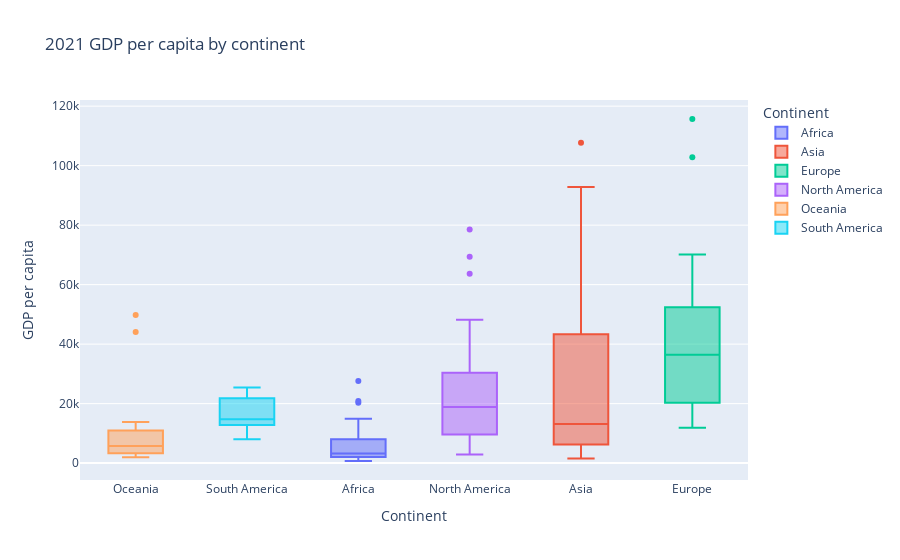

Write notebook code for a chart like this one.
### Markdown cell above
- **every continent has high gdp countries that produce well outside the upper whisker limit**
- **the IQR for Asia, North America, and Europe are much bigger, suggesting more variability in the GDP per capita on those continents**
- **Africa, Oceania, and South America have smaller IQR and range in general indicating less variability in the AGDP for those continents**

### Code cell
fig = (
    px.box(gdp_2021_continent,
           x='Continent',
           y='GDP_Per_Capita',
           title='2021 GDP per capita by continent',
           color='Continent')
    .update_xaxes(categoryorder='total ascending')
    .update_layout(yaxis_title="GDP per capita")
)
fig

### Figure 1 — Plotly figure (JSON) as saved in the notebook; plotly's stock layout.template omitted (floating-point values rounded to 4 significant figures)
{"data": [{"alignmentgroup": "True", "hovertemplate": "Continent=%{x}<br>GDP_Per_Capita=%{y}<extra></extra>", "legendgroup": "Africa", "marker": {"color": "#636efa"}, "name": "Africa", "notched": false, "offsetgroup": "Africa", "orientation": "v", "showlegend": true, "type": "box", "x": ["Africa", "Africa", "Africa", "Africa", "Africa", "Africa", "Africa", "Africa", "Africa", "Africa", "Africa", "Africa", "Africa", "Africa", "Africa", "Africa", "Africa", "Africa", "Africa", "Africa", "Africa", "Africa", "Africa", "Africa", "Africa", "Africa", "Africa", "Africa", "Africa", "Africa", "Africa", "Africa", "Africa", "Africa", "Africa", "Africa", "Africa", "Africa", "Africa", "Africa", "Africa", "Africa", "Africa", "Africa", "Africa", "Africa", "Africa", "Africa", "Africa", "Africa"], "x0": " ", "xaxis": "x", "y": [2115.0, 1425.0, 4923.0, 1187.0, 3234.0, 9209.0, 1074.0, 1227.0, 4913.0, 8058.0, 20900.0, 12180.0, 5308.0, 14640.0, 2121.0, 8857.0, 2319.0, 1491.0, 13810.0, 1482.0, 5435.0, 20270.0, 1423.0, 2293.0, 2640.0, 1831.0, 3237.0, 4746.0, 837.5, 3700.0, 3229.0, 1615.0, 10400.0, 2246.0, 2583.0, 3701.0, 5912.0, 13310.0, 3322.0, 1137.0, 11030.0, 2077.0, 27640.0, 2137.0, 3512.0, 2238.0, 2180.0, 714.1, 6593.0, 14910.0], "y0": " ", "yaxis": "y"}, {"alignmentgroup": "True", "hovertemplate": "Continent=%{x}<br>GDP_Per_Capita=%{y}<extra></extra>", "legendgroup": "Asia", "marker": {"color": "#EF553B"}, "name": "Asia", "notched": false, "offsetgroup": "Asia", "orientation": "v", "showlegend": true, "type": "box", "x": ["Asia", "Asia", "Asia", "Asia", "Asia", "Asia", "Asia", "Asia", "Asia", "Asia", "Asia", "Asia", "Asia", "Asia", "Asia", "Asia", "Asia", "Asia", "Asia", "Asia", "Asia", "Asia", "Asia", "Asia", "Asia", "Asia", "Asia", "Asia", "Asia", "Asia", "Asia", "Asia", "Asia", "Asia", "Asia", "Asia", "Asia", "Asia", "Asia", "Asia"], "x0": " ", "xaxis": "x", "y": [4934.0, 7847.0, 45650.0, 44230.0, 5641.0, 26110.0, 7801.0, 69730.0, 9203.0, 8096.0, 3910.0, 5032.0, 17090.0, 26330.0, 18770.0, 92860.0, 13250.0, 11670.0, 107700.0, 4033.0, 3854.0, 46590.0, 41030.0, 34290.0, 5232.0, 64800.0, 42410.0, 1517.0, 8787.0, 49750.0, 5911.0, 10910.0, 60130.0, 4355.0, 17660.0, 60040.0, 12990.0, 15000.0, 6677.0, 11860.0], "y0": " ", "yaxis": "y"}, {"alignmentgroup": "True", "hovertemplate": "Continent=%{x}<br>GDP_Per_Capita=%{y}<extra></extra>", "legendgroup": "Europe", "marker": {"color": "#00cc96"}, "name": "Europe", "notched": false, "offsetgroup": "Europe", "orientation": "v", "showlegend": true, "type": "box", "x": ["Europe", "Europe", "Europe", "Europe", "Europe", "Europe", "Europe", "Europe", "Europe", "Europe", "Europe", "Europe", "Europe", "Europe", "Europe", "Europe", "Europe", "Europe", "Europe", "Europe", "Europe", "Europe", "Europe", "Europe", "Europe", "Europe", "Europe", "Europe", "Europe", "Europe", "Europe", "Europe", "Europe", "Europe", "Europe", "Europe", "Europe", "Europe", "Europe", "Europe", "Europe", "Europe", "Europe", "Europe"], "x0": " ", "xaxis": "x", "y": [16710.0, 65910.0, 102800.0, 34920.0, 33620.0, 30970.0, 28190.0, 24390.0, 61610.0, 19830.0, 15890.0, 53000.0, 11880.0, 40040.0, 37930.0, 51820.0, 19870.0, 53770.0, 70100.0, 42060.0, 14430.0, 54120.0, 14190.0, 12950.0, 44950.0, 14600.0, 32530.0, 56620.0, 33680.0, 53180.0, 48710.0, 44990.0, 32080.0, 13600.0, 20710.0, 15490.0, 38720.0, 45570.0, 57960.0, 41690.0, 31790.0, 39310.0, 29550.0, 115700.0], "y0": " ", "yaxis": "y"}, {"alignmentgroup": "True", "hovertemplate": "Continent=%{x}<br>GDP_Per_Capita=%{y}<extra></extra>", "legendgroup": "North America", "marker": {"color": "#ab63fa"}, "name": "North America", "notched": false, "offsetgroup": "North America", "orientation": "v", "showlegend": true, "type": "box", "x": ["North America", "North America", "North America", "North America", "North America", "North America", "North America", "North America", "North America", "North America", "North America", "North America", "North America", "North America", "North America", "North America", "North America", "North America", "North America", "North America", "North America", "North America", "North America", "North America", "North America", "North America"], "x0": " ", "xaxis": "x", "y": [13830.0, 13050.0, 26490.0, 30050.0, 8762.0, 78570.0, 21190.0, 13750.0, 8927.0, 9192.0, 13690.0, 23040.0, 5692.0, 19900.0, 69400.0, 63640.0, 30420.0, 5572.0, 2881.0, 10900.0, 18630.0, 32770.0, 19090.0, 38870.0, 9607.0, 48220.0], "y0": " ", "yaxis": "y"}, {"alignmentgroup": "True", "hovertemplate": "Continent=%{x}<br>GDP_Per_Capita=%{y}<extra></extra>", "legendgroup": "Oceania", "marker": {"color": "#FFA15A"}, "name": "Oceania", "notched": false, "offsetgroup": "Oceania", "orientation": "v", "showlegend": true, "type": "box", "x": ["Oceania", "Oceania", "Oceania", "Oceania", "Oceania", "Oceania", "Oceania", "Oceania", "Oceania", "Oceania", "Oceania", "Oceania", "Oceania", "Oceania"], "x0": " ", "xaxis": "x", "y": [6143.0, 4604.0, 49770.0, 2800.0, 2008.0, 10990.0, 2397.0, 10360.0, 44040.0, 5962.0, 5534.0, 3315.0, 13790.0, 3670.0], "y0": " ", "yaxis": "y"}, {"alignmentgroup": "True", "hovertemplate": "Continent=%{x}<br>GDP_Per_Capita=%{y}<extra></extra>", "legendgroup": "South America", "marker": {"color": "#19d3f3"}, "name": "South America", "notched": false, "offsetgroup": "South America", "orientation": "v", "showlegend": true, "type": "box", "x": ["South America", "South America", "South America", "South America", "South America", "South America", "South America", "South America", "South America", "South America", "South America"], "x0": " ", "xaxis": "x", "y": [14660.0, 25410.0, 23260.0, 12530.0, 14770.0, 10670.0, 14740.0, 8052.0, 21930.0, 21530.0, 13680.0], "y0": " ", "yaxis": "y"}], "layout": {"boxmode": "overlay", "legend": {"title": {"text": "Continent"}, "tracegroupgap": 0}, "title": {"text": "2021 GDP per capita by continent"}, "xaxis": {"anchor": "y", "categoryarray": ["Africa", "Asia", "Europe", "North America", "Oceania", "South America"], "categoryorder": "total ascending", "domain": [0, 1], "title": {"text": "Continent"}}, "yaxis": {"anchor": "x", "domain": [0, 1], "title": {"text": "GDP per capita"}}}}
